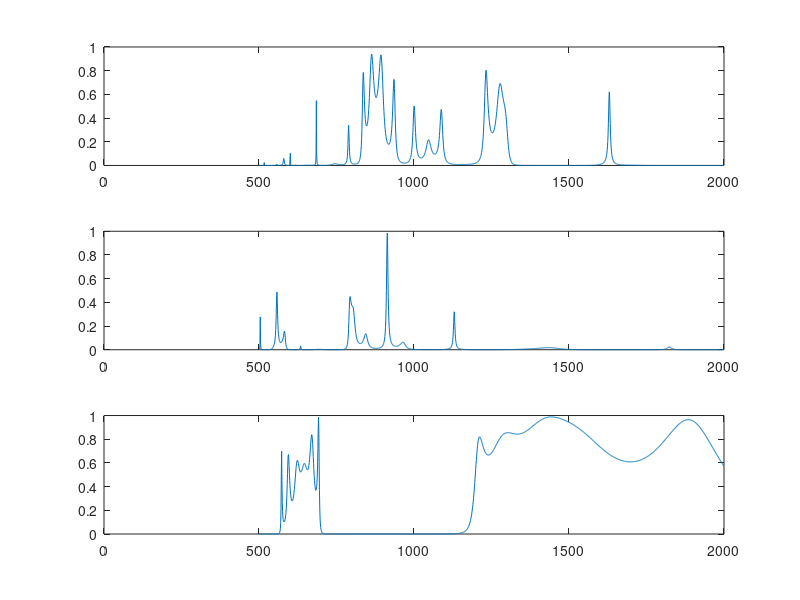
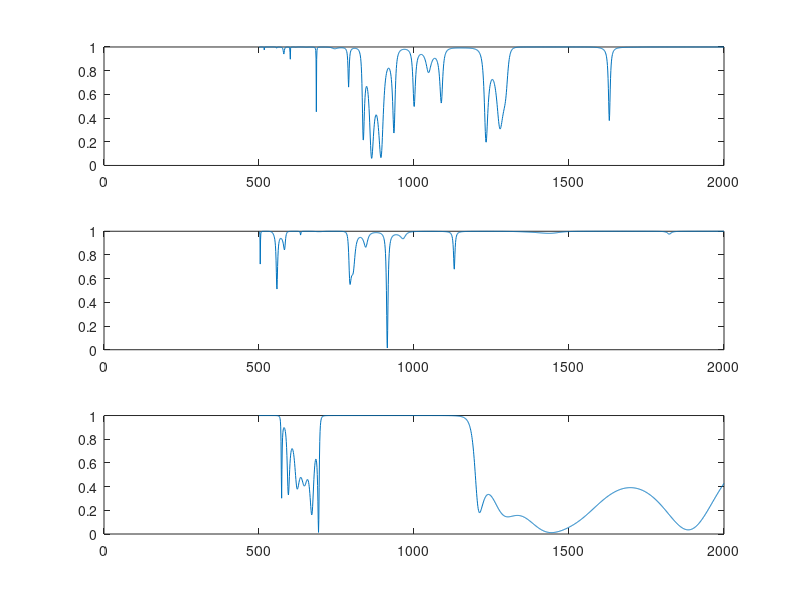

Reproduce these figures in MATLAB, in order.
%%% 1D Distributed Bragg Reflctor with Genetic Algorithm %%%
clc; clear; close all;

N = 7; % Number of permitivitty layers
N_struct = 3; % Number of DBR structures
L = 2*N-1; % Number of total layers
tens = 1000; %
epsi = 12.25; % layer permitivitty
eps0 = 1; % air permitivitty

% Setup target lambda region
minlam = 500;
maxlam = 2000;
lambda = linspace(minlam, maxlam, (maxlam-minlam)+1);


DBR_eps = ones(N_struct,L); % DBR layers permitivitty
DBR_length = ones(N_struct,L); % DBR layers length

thick = 200*1e-6;
for i=1:N_struct
    for j=1:L
        % Set DBR layers length
        a = rand*tens;
        while a == 0
            a = rand*tens;
        end
        DBR_length(i,j) = a*1e-6;
        % Set DBR layers permitivitty
        if mod(j,2)
            DBR_eps(i,j) = epsi;
            DBR_length(N_struct,j) = thick/epsi;
        else
            DBR_eps(i,j) = eps0;
            DBR_length(N_struct,j) = thick/eps0;
        end
    end
end


% DBR Calcultor
R = zeros(N_struct,length(lambda));
T = zeros(N_struct,length(lambda));

for i=1:N_struct    
    epst = DBR_eps(i,:);
    lengtht = DBR_length(i,:);
    B_tot = zeros(2,2,length(lambda));
    
    % calculate transfer matrix (B_tot)
    for nl = 1:L+1
        for l=1:length(lambda)
            
            Bf = @(P,kx,h) (1/2)*[(1+P)*exp(-1i*kx*h) (1-P)*exp(1i*kx*h); ...
                (1-P)*exp(-1i*kx*h) (1+P)*exp(1i*kx*h)];            
            
            if nl == 1                
                P = sqrt(epst(nl)/1);
                h = lengtht(nl);
                kx = sqrt(epst(nl))*2*pi/(lambda(l)*1e-6);
                B_tot(:,:,l) = Bf(P,kx,h);
            elseif nl == L+1
                P = sqrt(1/epst(nl-1));
                h = 0;
                kx = 1*2*pi/(lambda(l)*1e-6);
                B_tot(:,:,l) = squeeze(B_tot(:,:,l))*Bf(P,kx,h);                
            else
                P = sqrt(epst(nl)/epst(nl-1));
                h = lengtht(nl)-lengtht(nl-1);
                kx = sqrt(epst(nl))*2*pi/(lambda(l)*1e-6);
                B_tot(:,:,l) = squeeze(B_tot(:,:,l))*Bf(P,kx,h);             
            end              
        end
    end
    T(i,:) = abs((1./B_tot(1,1,:))).^2;
    R(i,:) = abs((B_tot(2,1,:)./B_tot(1,1,:))).^2;
end

figure(1)
for i=1:N_struct
    subplot(N_struct,1,i);
    plot(lambda, T(i,:));
end

figure(2)
for i=1:N_struct
    subplot(N_struct,1,i);
    plot(lambda, R(i,:));
end